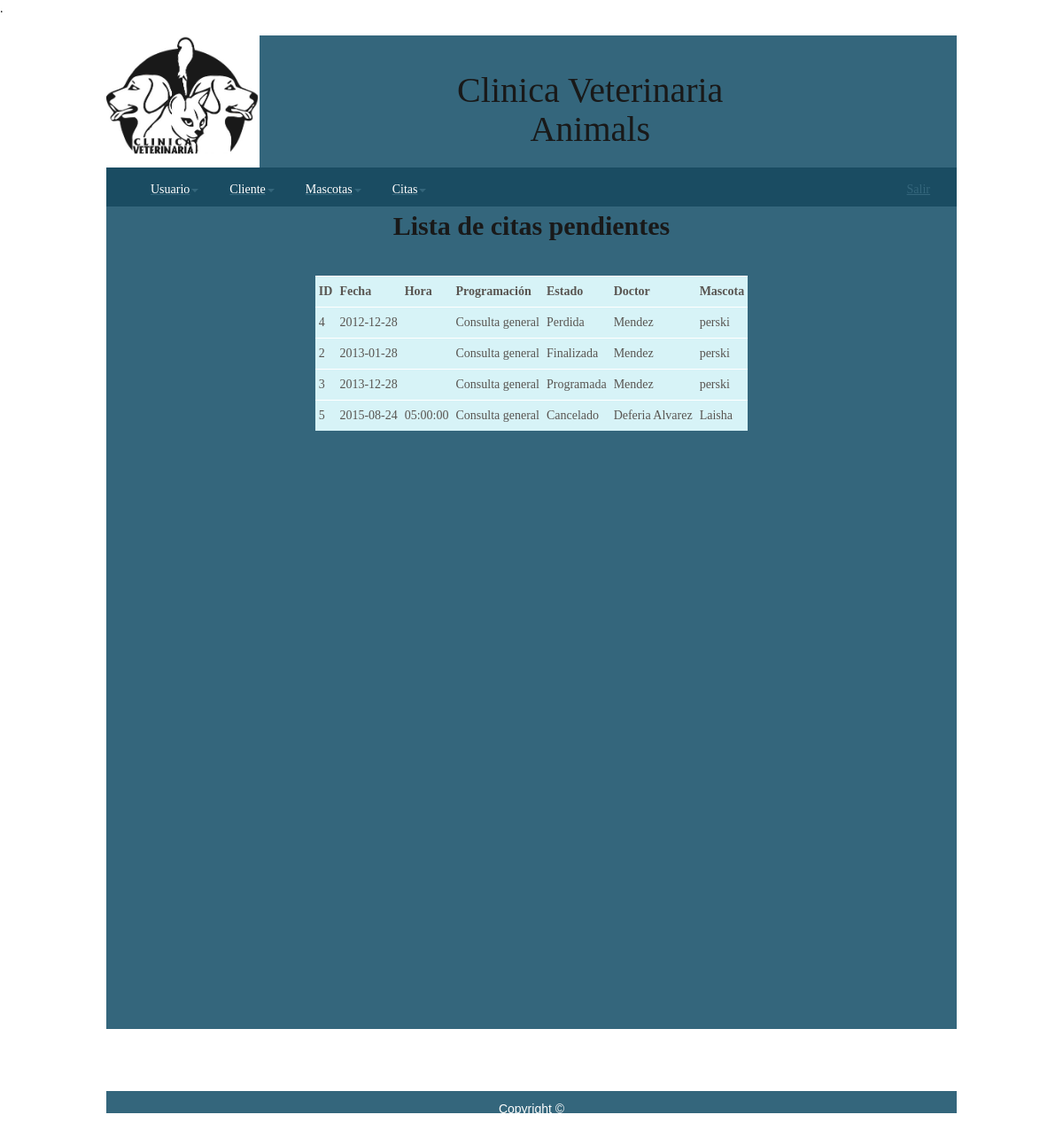
Page /Historia.php (signed in) on the committed database.
### tables this page shows
CREATE TABLE IF NOT EXISTS `cit_cita` (
  `cit_id` int(11) NOT NULL,
  `cit_fecha` date NOT NULL COMMENT 'Fecha de la cita de la mascota',
  `cit_hora` time DEFAULT NULL COMMENT 'Hora de la cita',
  `cit_programacion` varchar(75) NOT NULL COMMENT 'Proceso programado para la cita',
  `estado` varchar(75) DEFAULT NULL COMMENT 'Observaciones para la cita',
  `doc_cit_id` int(11) NOT NULL,
  `infm_cit_id` int(11) NOT NULL
);

CREATE TABLE IF NOT EXISTS `emp_empleados` (
  `emp_id` int(11) NOT NULL COMMENT 'ID de empleado',
  `emp_nombre` varchar(50) NOT NULL COMMENT 'Nombre del empleado',
  `emp_apellido` varchar(50) NOT NULL COMMENT 'Apellido del empleado',
  `emp_telcasa` char(11) NOT NULL COMMENT 'Telefono del empleado',
  `dep_emp_id` int(11) NOT NULL,
  `gen_genero_gen_id` int(11) NOT NULL,
  `esp_emp_id` int(11) NOT NULL,
  `car_emp_id` int(11) NOT NULL
);

CREATE TABLE IF NOT EXISTS `infm_informacion_mascotas` (
  `infm_id` int(11) NOT NULL COMMENT 'ID de la mascota',
  `infm_nombre` varchar(15) NOT NULL COMMENT 'Nombre de la mascota',
  `infm_nacimiento` date DEFAULT NULL COMMENT 'Fecha de nacimiento de la mascota',
  `id_propietario` int(11) NOT NULL,
  `mas_infm_id` int(11) NOT NULL,
  `gen_infm_id` int(11) NOT NULL,
  `esm_infm_id` int(11) NOT NULL,
  `tps_infm_id` int(11) NOT NULL,
  `infm_fingreso` date NOT NULL COMMENT 'Fecha de ingreso de la mascota',
  `infm_fsalida` date DEFAULT NULL COMMENT 'Fecha de salida de la mascota',
  `fam_infm_id` int(11) NOT NULL
);

### Historia.php (the view, shortened to what this page needs)
<?php
require("Cabeza.php");
require("SQL.php");
?>
<?php
	 	  	$queEmp = "SELECT * FROM cit_cita where estado != 'Pendiente' ORDER BY cit_fecha, cit_hora;";
			$resEmp = mysql_query($queEmp, $conexion) or die(mysql_error());
			echo "<p><h2><b>Lista de citas pendientes</b></h2></p>";
	?>
				<div id="main4">
		<?php
		echo "<table>";
		echo "<tr><td><b>ID</b></td><td><b>Fecha</b></td><td><b>Hora</b></td><td><b>Programación</b></td><td><b>Estado</b></td><td><b>Doctor</b></td><td><b>Mascota</b></td></tr> \n";
			while ($row = mysql_fetch_row($resEmp)){
				echo "<tr>";
				echo "<td>$row[0]</td>";
				echo "<td>$row[1]</td>";
				echo "<td>$row[2]</td>";
				echo "<td>$row[3]</td>";
				echo "<td>$row[4]</td>";
					$queEmp2 = "SELECT * FROM emp_empleados where emp_id ='".$row[5]."'";
					$resEmp2 = mysql_query($queEmp2, $conexion) or die(mysql_error());
					$row2 = mysql_fetch_row($resEmp2);
				echo "<td>$row2[2] $row2[3]</td>";
				$queEmp2 = "SELECT * FROM infm_informacion_mascotas where infm_id ='".$row[6]."'";
					$resEmp2 = mysql_query($queEmp2, $conexion) or die(mysql_error());
					$row2 = mysql_fetch_row($resEmp2);
				echo "<td>$row2[1]</td>";
				}
			echo "</table>";
	?>
		</div id="main4">
<div id="footer3">
      <p>Copyright &copy;</p>
  </div>

### Cabeza.php (shortened to what this page needs)
<!DOCTYPE HTML>
<html>
    <head>
        <link href="https://maxcdn.bootstrapcdn.com/bootstrap/3.3.7/css/bootstrap.min.css" rel="stylesheet">
        <link href="https://netdna.bootstrapcdn.com/twitter-bootstrap/2.2.1/css/bootstrap-combined.min.css" rel="stylesheet">.
        <link rel="stylesheet" href="css/style.css"/>
        <link rel="stylesheet" type="text/css" media="screen" href="http://tarruda.github.com/bootstrap-datetimepicker/assets/css/bootstrap-datetimepicker.min.css">
        <link rel="stylesheet" href="path/to/font-awesome/css/font-awesome.min.css">
    </head>
<body>
    <div id="main">
        <header>
            <img id="logo" top: 35px left: 470px  src="images/IMG-20150710-WA0009.jpg" alt="Animals" width="172.5">
            <h1 id="idTitulo">Clinica Veterinaria<br>Animals</h1>
            <br>
            <nav class="nav nav-pills">
                <div class="container-fluid">
                    <div class="collapse navbar-collapse" id="bs-example-navbar-collapse-1">
                        <ul class="nav navbar-nav">
                            <li class="dropdown">
                                <a href="#" class="dropdown-toggle" data-toggle="dropdown" role="button" aria-haspopup="true" aria-expanded="false"><font color="white">Usuario</font><span class="caret"></span></a>
                            </li>
                            <li class="dropdown">
                                <a href="#" class="dropdown-toggle" data-toggle="dropdown" role="button" aria-haspopup="true" aria-expanded="false"><font color="white">Cliente</font><span class="caret"></span></a>
                            </li>
                            <li class="dropdown">
                                <a href="#" class="dropdown-toggle" data-toggle="dropdown" role="button" aria-haspopup="true" aria-expanded="false"><font color="white">Mascotas</font><span class="caret"></span></a>
                            </li>
                            <li class="dropdown">
                                <a href="#" class="dropdown-toggle" data-toggle="dropdown" role="button" aria-haspopup="true" aria-expanded="false"><font color="white">Citas</font><span class="caret"></span></a>
                            </li>
                        </ul>
                        <ul class="nav navbar-nav navbar-right">
                            <li><a href="CerraSesion.php" title="Cerrar sesión">Salir</a></li>
                        </ul>
                    </div>
                </div>
            </nav>
        </header>
        <center>

### css/style.css (style rules this page uses)
table { margin: 10px 0 30px 0; }
table tr th, table tr td { background: #70D4E6; color: #FFF; padding: 7px 4px; text-align: left; }
table tr td { background: #D3F2F7; color: #47433F; border-top: 1px solid #FFF; }
article, aside, figure, footer, header, hgroup, nav, section { display:block; }
body { background: url(../images/animals.jpg) no-repeat fixed center; -webkit-background-size: cover; -moz-background-size: cover; -o-background-size: cover; background-size: cover; font-family: "WickedMouse"; color: #000; font-size: 14px; }
p { padding: 0 0 20px 0; line-height: 1.7em; }
img { border: 0; }
header { background-color: #1e566e; height: 155px; }
header h1 { padding-top: 20px; text-align: center; color: #000000; padding: 1em; font-size: 40px; font-family: "WickedMouse"; }
a, a:hover { outline: none; text-decoration: underline; color: #1E566E; }
ul { margin: 2px 0 22px 17px; }
ul li { list-style-type: circle; margin: 0 0 6px 0; padding: 0 0 4px 5px; line-height: 1.5em; }
#main, #main1, #main2, nav, #container, #logo, footer { margin-left: auto; margin-right: auto; }
#main { width: 960px; background-color: #1E566E; height: 490px; opacity: 0.9; }
#main4 { width: 960px; background-color: #1E566E; height: 850px; }
#logo { float: left; }
nav { height: 44px; width: 960px; float: right; margin: -49px auto 20px auto; color: black; background-color: #023951; }
#footer3 { margin-top: 70px; width: 960px; font: 100% 'helvetica', arial, sans-serif; height: 25px; padding: 9px 0 15px 0; color: #FFF; text-align: center; background: #1E566E; }
table tr th, table tr td { padding: 7px 4px; text-align: left; }
table tr td { border-top: 1px solid #FFF; }

### rows in the picture
cit_cita: cit "4", cit_fecha "2012-12-28", cit_programacion "Consulta general", estado "Perdida", emp_empleados.emp_apellido "Mendez", infm_informacion_mascotas.infm_nombre "perski"
cit_cita: cit "2", cit_fecha "2013-01-28", cit_programacion "Consulta general", estado "Finalizada", emp_empleados.emp_apellido "Mendez", infm_informacion_mascotas.infm_nombre "perski"
cit_cita: cit "3", cit_fecha "2013-12-28", cit_programacion "Consulta general", estado "Programada", emp_empleados.emp_apellido "Mendez", infm_informacion_mascotas.infm_nombre "perski"
cit_cita: cit "5", cit_fecha "2015-08-24", cit_hora "05:00:00", cit_programacion "Consulta general", estado "Cancelado", emp_empleados.emp_apellido "Deferia Alvarez", infm_informacion_mascotas.infm_nombre "Laisha"
